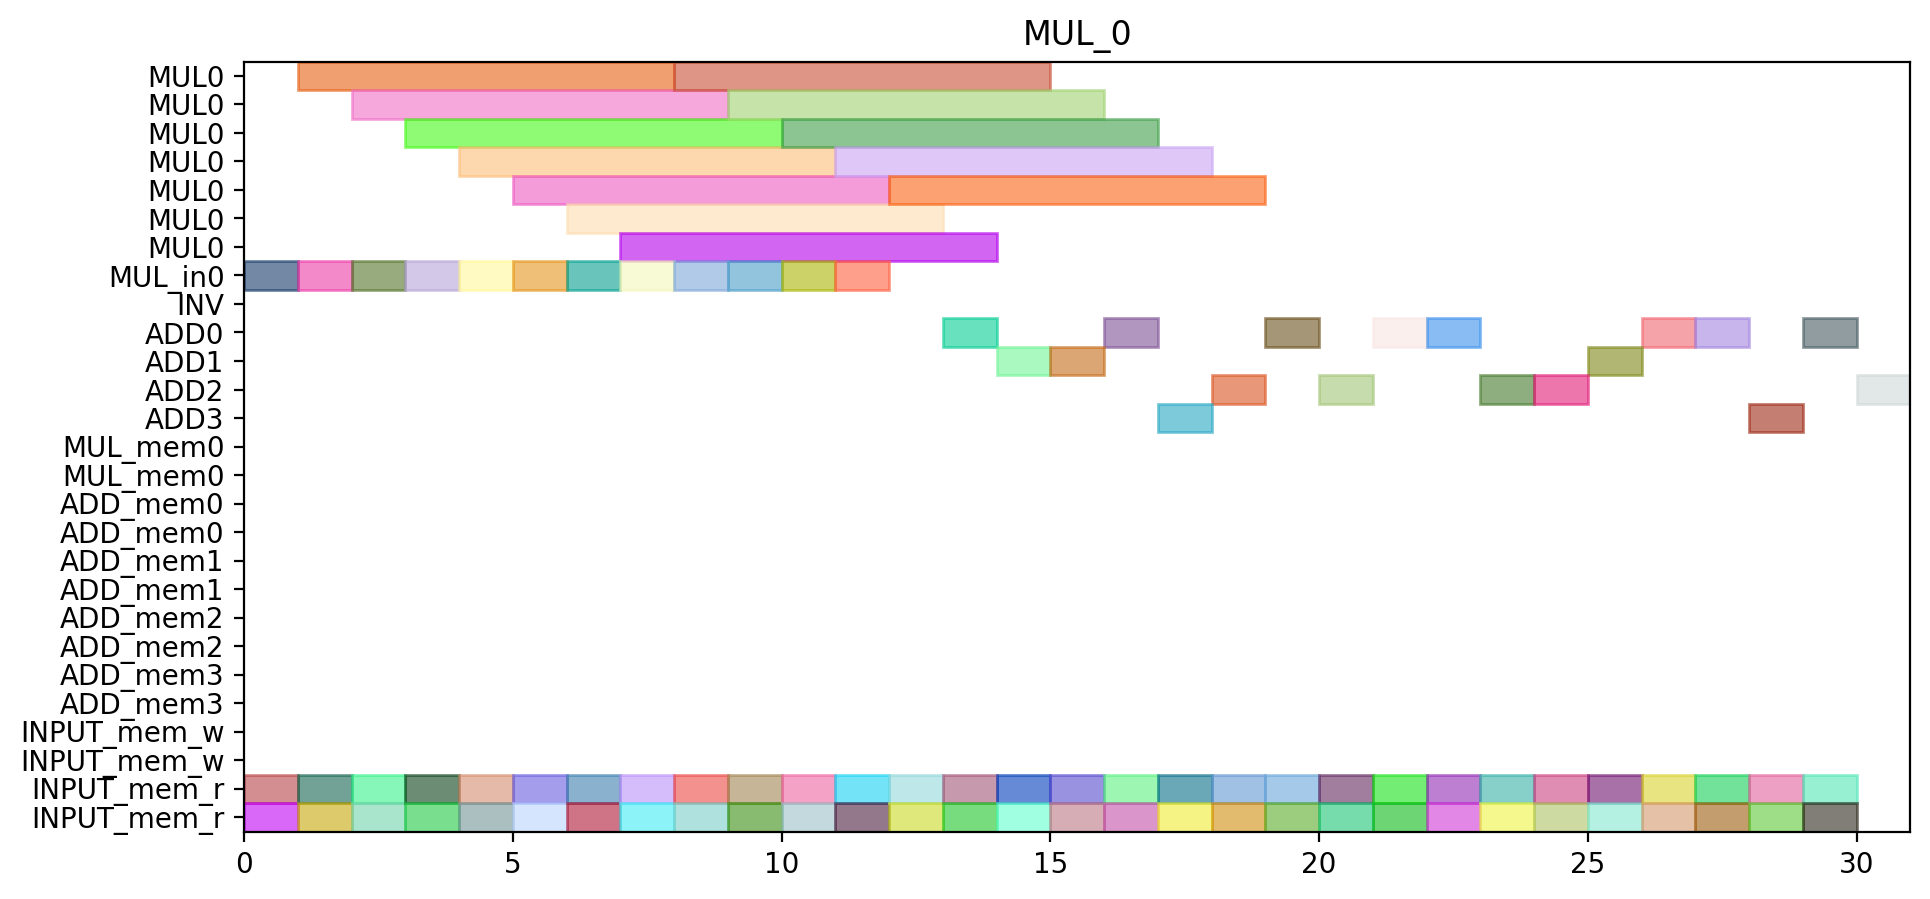

The script that drew this image:
from pyschedule import Scenario, solvers, plotters, alt


def solve():
	horizon = 110
	S = Scenario("MUL_0", horizon=horizon)

	# resource
	MUL = S.Resources('MUL', num=1, size=7)
	MUL_in = S.Resources('MUL_in', num=1)
	INV = S.Resource('INV')
	ADD = S.Resources('ADD', num=4, periods=range(1, horizon))
	MUL_mem = S.Resources('MUL_mem', num=1, size=2)
	ADD_mem = S.Resources('ADD_mem', num=4, size=2)
	INPUT_mem_w = S.Resource('INPUT_mem_w', size=2)
	INPUT_mem_r = S.Resource('INPUT_mem_r', size=2)

	# result of previous scheduling

	# new tasks
	c_t0_t0_t0_in = S.Task('c_t0_t0_t0_in', length=1, delay_cost=1)
	c_t0_t0_t0_in += alt(MUL_in)
	c_t0_t0_t0 = S.Task('c_t0_t0_t0', length=7, delay_cost=1)
	c_t0_t0_t0 += alt(MUL)
	S += c_t0_t0_t0>=c_t0_t0_t0_in

	c_t0_t0_t0_mem0 = S.Task('c_t0_t0_t0_mem0', length=1, delay_cost=1)
	c_t0_t0_t0_mem0 += INPUT_mem_r
	S += c_t0_t0_t0_mem0 <= c_t0_t0_t0

	c_t0_t0_t0_mem1 = S.Task('c_t0_t0_t0_mem1', length=1, delay_cost=1)
	c_t0_t0_t0_mem1 += INPUT_mem_r
	S += c_t0_t0_t0_mem1 <= c_t0_t0_t0

	c_t0_t0_t1_in = S.Task('c_t0_t0_t1_in', length=1, delay_cost=1)
	c_t0_t0_t1_in += alt(MUL_in)
	c_t0_t0_t1 = S.Task('c_t0_t0_t1', length=7, delay_cost=1)
	c_t0_t0_t1 += alt(MUL)
	S += c_t0_t0_t1>=c_t0_t0_t1_in

	c_t0_t0_t1_mem0 = S.Task('c_t0_t0_t1_mem0', length=1, delay_cost=1)
	c_t0_t0_t1_mem0 += INPUT_mem_r
	S += c_t0_t0_t1_mem0 <= c_t0_t0_t1

	c_t0_t0_t1_mem1 = S.Task('c_t0_t0_t1_mem1', length=1, delay_cost=1)
	c_t0_t0_t1_mem1 += INPUT_mem_r
	S += c_t0_t0_t1_mem1 <= c_t0_t0_t1

	c_t0_t0_t2 = S.Task('c_t0_t0_t2', length=1, delay_cost=1)
	c_t0_t0_t2 += alt(ADD)

	c_t0_t0_t2_mem0 = S.Task('c_t0_t0_t2_mem0', length=1, delay_cost=1)
	c_t0_t0_t2_mem0 += INPUT_mem_r
	S += c_t0_t0_t2_mem0 <= c_t0_t0_t2

	c_t0_t0_t2_mem1 = S.Task('c_t0_t0_t2_mem1', length=1, delay_cost=1)
	c_t0_t0_t2_mem1 += INPUT_mem_r
	S += c_t0_t0_t2_mem1 <= c_t0_t0_t2

	c_t0_t0_t3 = S.Task('c_t0_t0_t3', length=1, delay_cost=1)
	c_t0_t0_t3 += alt(ADD)

	c_t0_t0_t3_mem0 = S.Task('c_t0_t0_t3_mem0', length=1, delay_cost=1)
	c_t0_t0_t3_mem0 += INPUT_mem_r
	S += c_t0_t0_t3_mem0 <= c_t0_t0_t3

	c_t0_t0_t3_mem1 = S.Task('c_t0_t0_t3_mem1', length=1, delay_cost=1)
	c_t0_t0_t3_mem1 += INPUT_mem_r
	S += c_t0_t0_t3_mem1 <= c_t0_t0_t3

	c_t0_t1_t0_in = S.Task('c_t0_t1_t0_in', length=1, delay_cost=1)
	c_t0_t1_t0_in += alt(MUL_in)
	c_t0_t1_t0 = S.Task('c_t0_t1_t0', length=7, delay_cost=1)
	c_t0_t1_t0 += alt(MUL)
	S += c_t0_t1_t0>=c_t0_t1_t0_in

	c_t0_t1_t0_mem0 = S.Task('c_t0_t1_t0_mem0', length=1, delay_cost=1)
	c_t0_t1_t0_mem0 += INPUT_mem_r
	S += c_t0_t1_t0_mem0 <= c_t0_t1_t0

	c_t0_t1_t0_mem1 = S.Task('c_t0_t1_t0_mem1', length=1, delay_cost=1)
	c_t0_t1_t0_mem1 += INPUT_mem_r
	S += c_t0_t1_t0_mem1 <= c_t0_t1_t0

	c_t0_t1_t1_in = S.Task('c_t0_t1_t1_in', length=1, delay_cost=1)
	c_t0_t1_t1_in += alt(MUL_in)
	c_t0_t1_t1 = S.Task('c_t0_t1_t1', length=7, delay_cost=1)
	c_t0_t1_t1 += alt(MUL)
	S += c_t0_t1_t1>=c_t0_t1_t1_in

	c_t0_t1_t1_mem0 = S.Task('c_t0_t1_t1_mem0', length=1, delay_cost=1)
	c_t0_t1_t1_mem0 += INPUT_mem_r
	S += c_t0_t1_t1_mem0 <= c_t0_t1_t1

	c_t0_t1_t1_mem1 = S.Task('c_t0_t1_t1_mem1', length=1, delay_cost=1)
	c_t0_t1_t1_mem1 += INPUT_mem_r
	S += c_t0_t1_t1_mem1 <= c_t0_t1_t1

	c_t0_t1_t2 = S.Task('c_t0_t1_t2', length=1, delay_cost=1)
	c_t0_t1_t2 += alt(ADD)

	c_t0_t1_t2_mem0 = S.Task('c_t0_t1_t2_mem0', length=1, delay_cost=1)
	c_t0_t1_t2_mem0 += INPUT_mem_r
	S += c_t0_t1_t2_mem0 <= c_t0_t1_t2

	c_t0_t1_t2_mem1 = S.Task('c_t0_t1_t2_mem1', length=1, delay_cost=1)
	c_t0_t1_t2_mem1 += INPUT_mem_r
	S += c_t0_t1_t2_mem1 <= c_t0_t1_t2

	c_t0_t1_t3 = S.Task('c_t0_t1_t3', length=1, delay_cost=1)
	c_t0_t1_t3 += alt(ADD)

	c_t0_t1_t3_mem0 = S.Task('c_t0_t1_t3_mem0', length=1, delay_cost=1)
	c_t0_t1_t3_mem0 += INPUT_mem_r
	S += c_t0_t1_t3_mem0 <= c_t0_t1_t3

	c_t0_t1_t3_mem1 = S.Task('c_t0_t1_t3_mem1', length=1, delay_cost=1)
	c_t0_t1_t3_mem1 += INPUT_mem_r
	S += c_t0_t1_t3_mem1 <= c_t0_t1_t3

	c_t0_t20 = S.Task('c_t0_t20', length=1, delay_cost=1)
	c_t0_t20 += alt(ADD)

	c_t0_t20_mem0 = S.Task('c_t0_t20_mem0', length=1, delay_cost=1)
	c_t0_t20_mem0 += INPUT_mem_r
	S += c_t0_t20_mem0 <= c_t0_t20

	c_t0_t20_mem1 = S.Task('c_t0_t20_mem1', length=1, delay_cost=1)
	c_t0_t20_mem1 += INPUT_mem_r
	S += c_t0_t20_mem1 <= c_t0_t20

	c_t0_t21 = S.Task('c_t0_t21', length=1, delay_cost=1)
	c_t0_t21 += alt(ADD)

	c_t0_t21_mem0 = S.Task('c_t0_t21_mem0', length=1, delay_cost=1)
	c_t0_t21_mem0 += INPUT_mem_r
	S += c_t0_t21_mem0 <= c_t0_t21

	c_t0_t21_mem1 = S.Task('c_t0_t21_mem1', length=1, delay_cost=1)
	c_t0_t21_mem1 += INPUT_mem_r
	S += c_t0_t21_mem1 <= c_t0_t21

	c_t0_t30 = S.Task('c_t0_t30', length=1, delay_cost=1)
	c_t0_t30 += alt(ADD)

	c_t0_t30_mem0 = S.Task('c_t0_t30_mem0', length=1, delay_cost=1)
	c_t0_t30_mem0 += INPUT_mem_r
	S += c_t0_t30_mem0 <= c_t0_t30

	c_t0_t30_mem1 = S.Task('c_t0_t30_mem1', length=1, delay_cost=1)
	c_t0_t30_mem1 += INPUT_mem_r
	S += c_t0_t30_mem1 <= c_t0_t30

	c_t0_t31 = S.Task('c_t0_t31', length=1, delay_cost=1)
	c_t0_t31 += alt(ADD)

	c_t0_t31_mem0 = S.Task('c_t0_t31_mem0', length=1, delay_cost=1)
	c_t0_t31_mem0 += INPUT_mem_r
	S += c_t0_t31_mem0 <= c_t0_t31

	c_t0_t31_mem1 = S.Task('c_t0_t31_mem1', length=1, delay_cost=1)
	c_t0_t31_mem1 += INPUT_mem_r
	S += c_t0_t31_mem1 <= c_t0_t31

	c_t1_t0_t0_in = S.Task('c_t1_t0_t0_in', length=1, delay_cost=1)
	c_t1_t0_t0_in += alt(MUL_in)
	c_t1_t0_t0 = S.Task('c_t1_t0_t0', length=7, delay_cost=1)
	c_t1_t0_t0 += alt(MUL)
	S += c_t1_t0_t0>=c_t1_t0_t0_in

	c_t1_t0_t0_mem0 = S.Task('c_t1_t0_t0_mem0', length=1, delay_cost=1)
	c_t1_t0_t0_mem0 += INPUT_mem_r
	S += c_t1_t0_t0_mem0 <= c_t1_t0_t0

	c_t1_t0_t0_mem1 = S.Task('c_t1_t0_t0_mem1', length=1, delay_cost=1)
	c_t1_t0_t0_mem1 += INPUT_mem_r
	S += c_t1_t0_t0_mem1 <= c_t1_t0_t0

	c_t1_t0_t1_in = S.Task('c_t1_t0_t1_in', length=1, delay_cost=1)
	c_t1_t0_t1_in += alt(MUL_in)
	c_t1_t0_t1 = S.Task('c_t1_t0_t1', length=7, delay_cost=1)
	c_t1_t0_t1 += alt(MUL)
	S += c_t1_t0_t1>=c_t1_t0_t1_in

	c_t1_t0_t1_mem0 = S.Task('c_t1_t0_t1_mem0', length=1, delay_cost=1)
	c_t1_t0_t1_mem0 += INPUT_mem_r
	S += c_t1_t0_t1_mem0 <= c_t1_t0_t1

	c_t1_t0_t1_mem1 = S.Task('c_t1_t0_t1_mem1', length=1, delay_cost=1)
	c_t1_t0_t1_mem1 += INPUT_mem_r
	S += c_t1_t0_t1_mem1 <= c_t1_t0_t1

	c_t1_t0_t2 = S.Task('c_t1_t0_t2', length=1, delay_cost=1)
	c_t1_t0_t2 += alt(ADD)

	c_t1_t0_t2_mem0 = S.Task('c_t1_t0_t2_mem0', length=1, delay_cost=1)
	c_t1_t0_t2_mem0 += INPUT_mem_r
	S += c_t1_t0_t2_mem0 <= c_t1_t0_t2

	c_t1_t0_t2_mem1 = S.Task('c_t1_t0_t2_mem1', length=1, delay_cost=1)
	c_t1_t0_t2_mem1 += INPUT_mem_r
	S += c_t1_t0_t2_mem1 <= c_t1_t0_t2

	c_t1_t0_t3 = S.Task('c_t1_t0_t3', length=1, delay_cost=1)
	c_t1_t0_t3 += alt(ADD)

	c_t1_t0_t3_mem0 = S.Task('c_t1_t0_t3_mem0', length=1, delay_cost=1)
	c_t1_t0_t3_mem0 += INPUT_mem_r
	S += c_t1_t0_t3_mem0 <= c_t1_t0_t3

	c_t1_t0_t3_mem1 = S.Task('c_t1_t0_t3_mem1', length=1, delay_cost=1)
	c_t1_t0_t3_mem1 += INPUT_mem_r
	S += c_t1_t0_t3_mem1 <= c_t1_t0_t3

	c_t1_t1_t0_in = S.Task('c_t1_t1_t0_in', length=1, delay_cost=1)
	c_t1_t1_t0_in += alt(MUL_in)
	c_t1_t1_t0 = S.Task('c_t1_t1_t0', length=7, delay_cost=1)
	c_t1_t1_t0 += alt(MUL)
	S += c_t1_t1_t0>=c_t1_t1_t0_in

	c_t1_t1_t0_mem0 = S.Task('c_t1_t1_t0_mem0', length=1, delay_cost=1)
	c_t1_t1_t0_mem0 += INPUT_mem_r
	S += c_t1_t1_t0_mem0 <= c_t1_t1_t0

	c_t1_t1_t0_mem1 = S.Task('c_t1_t1_t0_mem1', length=1, delay_cost=1)
	c_t1_t1_t0_mem1 += INPUT_mem_r
	S += c_t1_t1_t0_mem1 <= c_t1_t1_t0

	c_t1_t1_t1_in = S.Task('c_t1_t1_t1_in', length=1, delay_cost=1)
	c_t1_t1_t1_in += alt(MUL_in)
	c_t1_t1_t1 = S.Task('c_t1_t1_t1', length=7, delay_cost=1)
	c_t1_t1_t1 += alt(MUL)
	S += c_t1_t1_t1>=c_t1_t1_t1_in

	c_t1_t1_t1_mem0 = S.Task('c_t1_t1_t1_mem0', length=1, delay_cost=1)
	c_t1_t1_t1_mem0 += INPUT_mem_r
	S += c_t1_t1_t1_mem0 <= c_t1_t1_t1

	c_t1_t1_t1_mem1 = S.Task('c_t1_t1_t1_mem1', length=1, delay_cost=1)
	c_t1_t1_t1_mem1 += INPUT_mem_r
	S += c_t1_t1_t1_mem1 <= c_t1_t1_t1

	c_t1_t1_t2 = S.Task('c_t1_t1_t2', length=1, delay_cost=1)
	c_t1_t1_t2 += alt(ADD)

	c_t1_t1_t2_mem0 = S.Task('c_t1_t1_t2_mem0', length=1, delay_cost=1)
	c_t1_t1_t2_mem0 += INPUT_mem_r
	S += c_t1_t1_t2_mem0 <= c_t1_t1_t2

	c_t1_t1_t2_mem1 = S.Task('c_t1_t1_t2_mem1', length=1, delay_cost=1)
	c_t1_t1_t2_mem1 += INPUT_mem_r
	S += c_t1_t1_t2_mem1 <= c_t1_t1_t2

	c_t1_t1_t3 = S.Task('c_t1_t1_t3', length=1, delay_cost=1)
	c_t1_t1_t3 += alt(ADD)

	c_t1_t1_t3_mem0 = S.Task('c_t1_t1_t3_mem0', length=1, delay_cost=1)
	c_t1_t1_t3_mem0 += INPUT_mem_r
	S += c_t1_t1_t3_mem0 <= c_t1_t1_t3

	c_t1_t1_t3_mem1 = S.Task('c_t1_t1_t3_mem1', length=1, delay_cost=1)
	c_t1_t1_t3_mem1 += INPUT_mem_r
	S += c_t1_t1_t3_mem1 <= c_t1_t1_t3

	c_t1_t20 = S.Task('c_t1_t20', length=1, delay_cost=1)
	c_t1_t20 += alt(ADD)

	c_t1_t20_mem0 = S.Task('c_t1_t20_mem0', length=1, delay_cost=1)
	c_t1_t20_mem0 += INPUT_mem_r
	S += c_t1_t20_mem0 <= c_t1_t20

	c_t1_t20_mem1 = S.Task('c_t1_t20_mem1', length=1, delay_cost=1)
	c_t1_t20_mem1 += INPUT_mem_r
	S += c_t1_t20_mem1 <= c_t1_t20

	c_t1_t21 = S.Task('c_t1_t21', length=1, delay_cost=1)
	c_t1_t21 += alt(ADD)

	c_t1_t21_mem0 = S.Task('c_t1_t21_mem0', length=1, delay_cost=1)
	c_t1_t21_mem0 += INPUT_mem_r
	S += c_t1_t21_mem0 <= c_t1_t21

	c_t1_t21_mem1 = S.Task('c_t1_t21_mem1', length=1, delay_cost=1)
	c_t1_t21_mem1 += INPUT_mem_r
	S += c_t1_t21_mem1 <= c_t1_t21

	c_t1_t30 = S.Task('c_t1_t30', length=1, delay_cost=1)
	c_t1_t30 += alt(ADD)

	c_t1_t30_mem0 = S.Task('c_t1_t30_mem0', length=1, delay_cost=1)
	c_t1_t30_mem0 += INPUT_mem_r
	S += c_t1_t30_mem0 <= c_t1_t30

	c_t1_t30_mem1 = S.Task('c_t1_t30_mem1', length=1, delay_cost=1)
	c_t1_t30_mem1 += INPUT_mem_r
	S += c_t1_t30_mem1 <= c_t1_t30

	c_t1_t31 = S.Task('c_t1_t31', length=1, delay_cost=1)
	c_t1_t31 += alt(ADD)

	c_t1_t31_mem0 = S.Task('c_t1_t31_mem0', length=1, delay_cost=1)
	c_t1_t31_mem0 += INPUT_mem_r
	S += c_t1_t31_mem0 <= c_t1_t31

	c_t1_t31_mem1 = S.Task('c_t1_t31_mem1', length=1, delay_cost=1)
	c_t1_t31_mem1 += INPUT_mem_r
	S += c_t1_t31_mem1 <= c_t1_t31

	c_t2_t0_t0_in = S.Task('c_t2_t0_t0_in', length=1, delay_cost=1)
	c_t2_t0_t0_in += alt(MUL_in)
	c_t2_t0_t0 = S.Task('c_t2_t0_t0', length=7, delay_cost=1)
	c_t2_t0_t0 += alt(MUL)
	S += c_t2_t0_t0>=c_t2_t0_t0_in

	c_t2_t0_t0_mem0 = S.Task('c_t2_t0_t0_mem0', length=1, delay_cost=1)
	c_t2_t0_t0_mem0 += INPUT_mem_r
	S += c_t2_t0_t0_mem0 <= c_t2_t0_t0

	c_t2_t0_t0_mem1 = S.Task('c_t2_t0_t0_mem1', length=1, delay_cost=1)
	c_t2_t0_t0_mem1 += INPUT_mem_r
	S += c_t2_t0_t0_mem1 <= c_t2_t0_t0

	c_t2_t0_t1_in = S.Task('c_t2_t0_t1_in', length=1, delay_cost=1)
	c_t2_t0_t1_in += alt(MUL_in)
	c_t2_t0_t1 = S.Task('c_t2_t0_t1', length=7, delay_cost=1)
	c_t2_t0_t1 += alt(MUL)
	S += c_t2_t0_t1>=c_t2_t0_t1_in

	c_t2_t0_t1_mem0 = S.Task('c_t2_t0_t1_mem0', length=1, delay_cost=1)
	c_t2_t0_t1_mem0 += INPUT_mem_r
	S += c_t2_t0_t1_mem0 <= c_t2_t0_t1

	c_t2_t0_t1_mem1 = S.Task('c_t2_t0_t1_mem1', length=1, delay_cost=1)
	c_t2_t0_t1_mem1 += INPUT_mem_r
	S += c_t2_t0_t1_mem1 <= c_t2_t0_t1

	c_t2_t0_t2 = S.Task('c_t2_t0_t2', length=1, delay_cost=1)
	c_t2_t0_t2 += alt(ADD)

	c_t2_t0_t2_mem0 = S.Task('c_t2_t0_t2_mem0', length=1, delay_cost=1)
	c_t2_t0_t2_mem0 += INPUT_mem_r
	S += c_t2_t0_t2_mem0 <= c_t2_t0_t2

	c_t2_t0_t2_mem1 = S.Task('c_t2_t0_t2_mem1', length=1, delay_cost=1)
	c_t2_t0_t2_mem1 += INPUT_mem_r
	S += c_t2_t0_t2_mem1 <= c_t2_t0_t2

	c_t2_t0_t3 = S.Task('c_t2_t0_t3', length=1, delay_cost=1)
	c_t2_t0_t3 += alt(ADD)

	c_t2_t0_t3_mem0 = S.Task('c_t2_t0_t3_mem0', length=1, delay_cost=1)
	c_t2_t0_t3_mem0 += INPUT_mem_r
	S += c_t2_t0_t3_mem0 <= c_t2_t0_t3

	c_t2_t0_t3_mem1 = S.Task('c_t2_t0_t3_mem1', length=1, delay_cost=1)
	c_t2_t0_t3_mem1 += INPUT_mem_r
	S += c_t2_t0_t3_mem1 <= c_t2_t0_t3

	c_t2_t1_t0_in = S.Task('c_t2_t1_t0_in', length=1, delay_cost=1)
	c_t2_t1_t0_in += alt(MUL_in)
	c_t2_t1_t0 = S.Task('c_t2_t1_t0', length=7, delay_cost=1)
	c_t2_t1_t0 += alt(MUL)
	S += c_t2_t1_t0>=c_t2_t1_t0_in

	c_t2_t1_t0_mem0 = S.Task('c_t2_t1_t0_mem0', length=1, delay_cost=1)
	c_t2_t1_t0_mem0 += INPUT_mem_r
	S += c_t2_t1_t0_mem0 <= c_t2_t1_t0

	c_t2_t1_t0_mem1 = S.Task('c_t2_t1_t0_mem1', length=1, delay_cost=1)
	c_t2_t1_t0_mem1 += INPUT_mem_r
	S += c_t2_t1_t0_mem1 <= c_t2_t1_t0

	c_t2_t1_t1_in = S.Task('c_t2_t1_t1_in', length=1, delay_cost=1)
	c_t2_t1_t1_in += alt(MUL_in)
	c_t2_t1_t1 = S.Task('c_t2_t1_t1', length=7, delay_cost=1)
	c_t2_t1_t1 += alt(MUL)
	S += c_t2_t1_t1>=c_t2_t1_t1_in

	c_t2_t1_t1_mem0 = S.Task('c_t2_t1_t1_mem0', length=1, delay_cost=1)
	c_t2_t1_t1_mem0 += INPUT_mem_r
	S += c_t2_t1_t1_mem0 <= c_t2_t1_t1

	c_t2_t1_t1_mem1 = S.Task('c_t2_t1_t1_mem1', length=1, delay_cost=1)
	c_t2_t1_t1_mem1 += INPUT_mem_r
	S += c_t2_t1_t1_mem1 <= c_t2_t1_t1

	solvers.mip.solve(S,msg=1,kind='CPLEX',ratio_gap=1.01)

	solution = [['hoge']*len(S.solution()[1]) for i in range(len(S.solution()))]
	for i in range(len(S.solution())):
		for j in range(len(S.solution()[i])):
			solution[i][j]=str(S.solution()[i][j])
	print(solution)

	cycles = int(solution[-1][3])

	pic_file_name = "/home/mfukuda/pairing_automation_design2/bls12-461/scheduling/MUL_mul1_add4/MUL_0.png"
	if(S.solution() != []):
		plotters.matplotlib.plot(S,img_filename=pic_file_name, vertical_text=True, fig_size=(cycles*0.25+3, 5), show_task_labels=False)

	return solution
